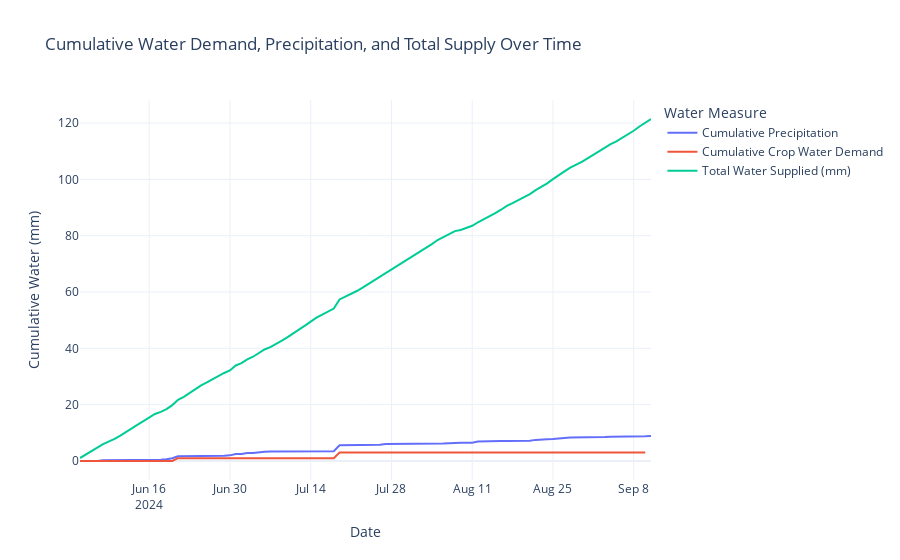

Here is the notebook cell this chart was saved with:
### Code cell
# Plotting cumulative values for irrigation decisions
fig = px.line(Arable_data, x='Timestamp', 
              y=['Cumulative Precipitation', 'Cumulative Crop Water Demand', 'Total Water Supplied (mm)'],
              labels={'value': 'Water (mm)', 'variable': 'Water Measure'},
              title='Cumulative Water Demand, Precipitation, and Total Supply Over Time')

fig.update_layout(xaxis_title='Date',
                  yaxis_title='Cumulative Water (mm)',
                  template='plotly_white')

fig.show()
